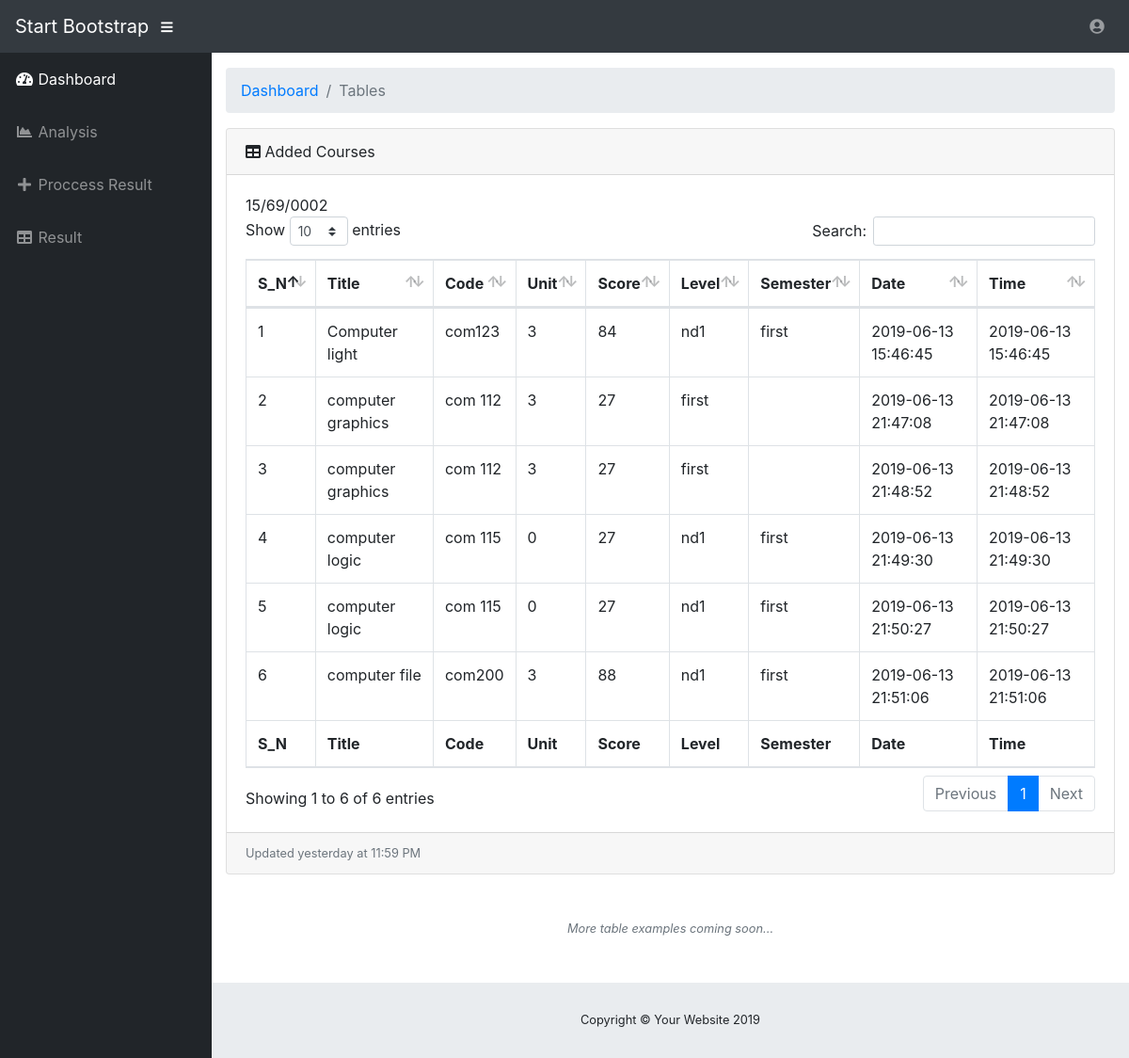
Page /Admin/result.php (signed in) on the committed database.
### tables this page shows
CREATE TABLE `result` (
  `id` int(11) NOT NULL,
  `officer` int(11) NOT NULL,
  `matric` varchar(111) NOT NULL,
  `level` varchar(222) NOT NULL,
  `course_code` varchar(211) NOT NULL,
  `course_title` varchar(211) NOT NULL,
  `semester` varchar(111) NOT NULL,
  `course_unit` int(11) NOT NULL,
  `exam_score` int(11) NOT NULL,
  `test_score` int(11) NOT NULL,
  `total` int(11) NOT NULL,
  `date` timestamp NOT NULL DEFAULT CURRENT_TIMESTAMP ON UPDATE CURRENT_TIMESTAMP,
  `status` varchar(11) NOT NULL
);

### Admin/result.php (the view, shortened to what this page needs)
<?php session_start();
include 'connect.php'; ?>
<!DOCTYPE html>
<html lang="en">
<head>
  <link href="vendor/fontawesome-free/css/all.min.css" rel="stylesheet" type="text/css">
  <link href="vendor/datatables/dataTables.bootstrap4.css" rel="stylesheet">
  <link href="css/sb-admin.css" rel="stylesheet">
</head>
<body id="page-top">
      <?php require_once 'nav.php'; ?>
  <div id="wrapper">
    <?php require_once 'sidebar.php'; ?>
    <div id="content-wrapper">
      <div class="container-fluid">
        <ol class="breadcrumb">
          <li class="breadcrumb-item">
            <a href="#">Dashboard</a>
          </li>
          <li class="breadcrumb-item active">Tables</li>
        </ol>
        <div class="card mb-3">
          <div class="card-header">
            <i class="fas fa-table"></i>
            Added Courses </div>
          <div class="card-body">
            <div class="table-responsive">
              <table class="table table-bordered" id="dataTable" width="100%" cellspacing="0">
                <thead>
                  <tr>
                    <th>S_N</th>
                    <th>Title</th>
                    <th>Code</th>
                    <th>Unit</th>
                    <th>Score</th>
                    <th>Level</th>
                    <th>Semester</th>
                    <th>Date</th>
                    <th>Time</th>
                  </tr>
                </thead>
                <tfoot>
                  <tr>
                    <th>S_N</th>
                    <th>Title</th>
                    <th>Code</th>
                    <th>Unit</th>
                    <th>Score</th>
                    <th>Level</th>
                    <th>Semester</th>
                    <th>Date</th>
                    <th>Time</th>
                  </tr>
                </tfoot>
                <tbody>
                <?php
                echo $User = $_SESSION['user'];
                 $select_query = "select * from result  WHERE matric = '$User'";
                      $my_select = mysqli_query($connnect,$select_query);
                      $count = 0;
                      while($data = mysqli_fetch_array($my_select)){
                        $count ++;
                        ?>
                  <tr>
                    <td><?php echo $count;  ?></td>
                    <td><?php echo $data['course_title']; ?></td>
                    <td><?php echo $data['course_code']; ?></td>
                    <td><?php echo $data['course_unit']; ?></td>
                    <td><?php echo $data['total']; ?></td>
                    <td><?php echo $data['level']; ?></td>
                    <td><?php echo $data['semester']; ?></td>
                    <td><?php echo $data['date']; ?></td>
                    <td><?php echo $data['date']; ?></td>
                  </tr>
                <?php } ?>
                </tbody>
              </table>
            </div>
          </div>
          <div class="card-footer small text-muted">Updated yesterday at 11:59 PM</div>
        </div>
        <p class="small text-center text-muted my-5">
          <em>More table examples coming soon...</em>
        </p>
      </div>
      <footer class="sticky-footer">
        <div class="container my-auto">
          <div class="copyright text-center my-auto">
            <span>Copyright © Your Website 2019</span>
          </div>
        </div>
      </footer>
    </div>
  </div>
</body>
</html>

### Admin/nav.php (shortened to what this page needs)
<nav class="navbar navbar-expand navbar-dark bg-dark static-top">
  <a class="navbar-brand mr-1" href="index.html">Start Bootstrap</a>
  <button class="btn btn-link btn-sm text-white order-1 order-sm-0" id="sidebarToggle" href="#">
    <i class="fas fa-bars"></i>
  </button>
  <ul class="navbar-nav ml-auto ml-md-0">
    <li class="nav-item dropdown no-arrow">
      <a class="nav-link dropdown-toggle" href="#" id="userDropdown" role="button" data-toggle="dropdown" aria-haspopup="true" aria-expanded="false">
        <i class="fas fa-user-circle fa-fw"></i>
      </a>
    </li>
  </ul>
</nav>

### Admin/sidebar.php
<ul class="sidebar navbar-nav">
  <li class="nav-item active">
    <a class="nav-link" href="dashboard.php">
      <i class="fas fa-fw fa-tachometer-alt"></i>
      <span>Dashboard</span>
    </a>
  </li>
  <li class="nav-item">
    <a class="nav-link" href="analysis.php">
      <i class="fas fa-fw fa-chart-area"></i>
      <span>Analysis</span></a>
  </li>
  <li class="nav-item">
    <a class="nav-link" href="RegisterCourse.php">
      <i class="fas fa-fw fa-plus"></i>
      <span>Proccess Result</span></a>
  </li>
  <li class="nav-item">
    <a class="nav-link" href="result.php">
      <i class="fas fa-fw fa-table"></i>
      <span>Result</span></a>
  </li>
</ul>

### rows in the picture
result: course_title "Computer light", course_code "com123", course_unit "3", total "84", level "nd1", semester "first", date "2019-06-13 15:46:45"
result: course_title "computer graphics", course_code "com 112", course_unit "3", total "27", level "first", date "2019-06-13 21:47:08"
result: course_title "computer graphics", course_code "com 112", course_unit "3", total "27", level "first", date "2019-06-13 21:48:52"
result: course_title "computer logic", course_code "com 115", course_unit "0", total "27", level "nd1", semester "first", date "2019-06-13 21:49:30"
result: course_title "computer logic", course_code "com 115", course_unit "0", total "27", level "nd1", semester "first", date "2019-06-13 21:50:27"
result: course_title "computer file", course_code "com200", course_unit "3", total "88", level "nd1", semester "first", date "2019-06-13 21:51:06"
